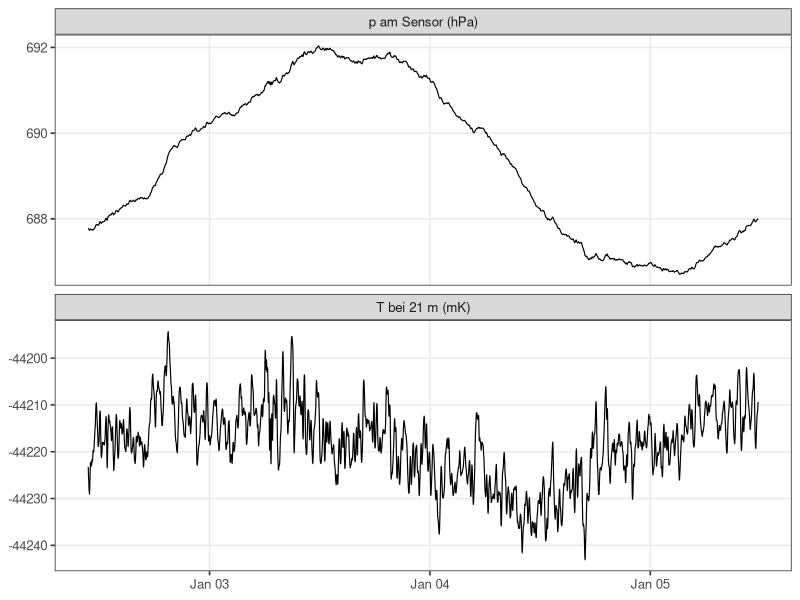
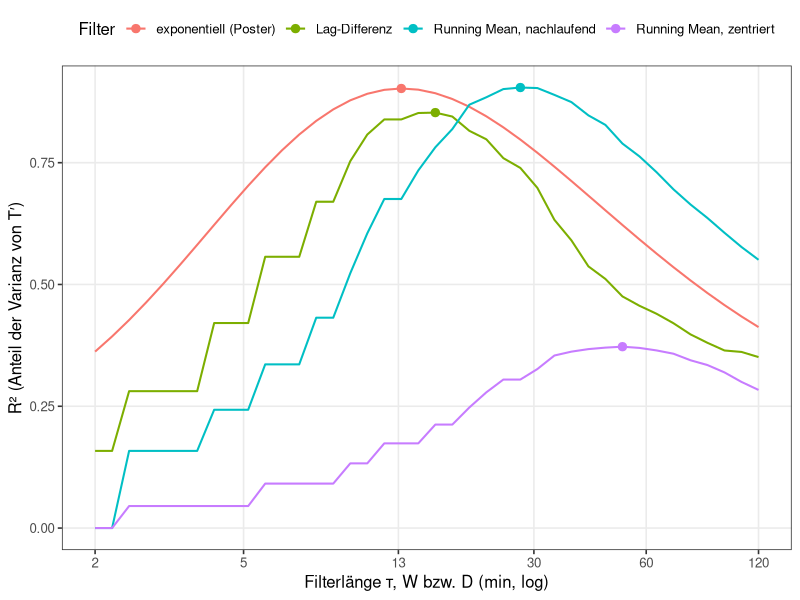
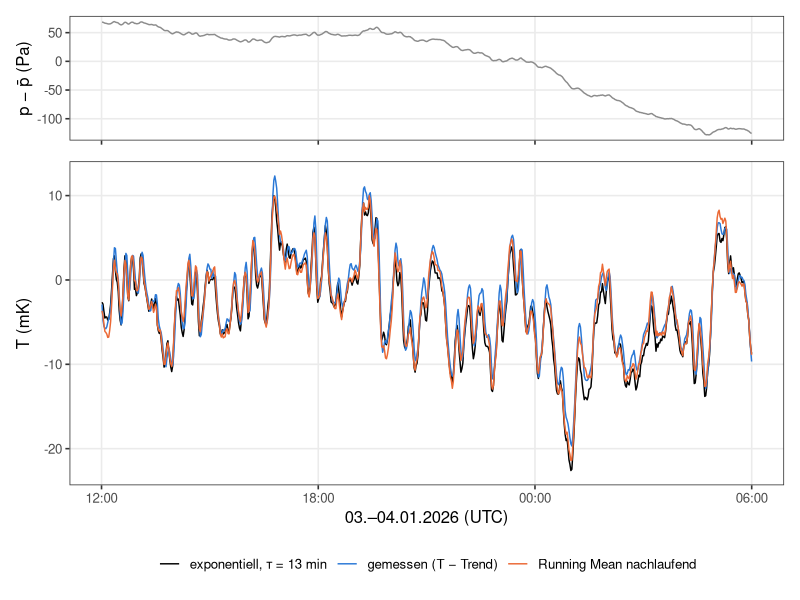
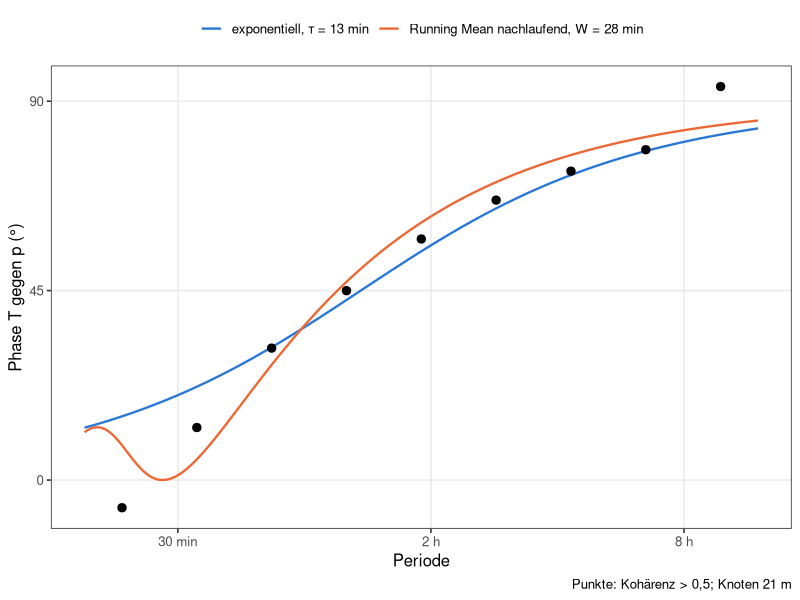

Write R code to recreate these figures, in order.
## ---- chunk 1
suppressMessages({library(dplyr); library(tidyr); library(ggplot2); library(patchwork)})
BLUE <- "#2a78d6"; ORANGE <- "#eb6834"; GREY <- "grey55"
th <- theme_bw(base_size = 12) + theme(panel.grid.minor = element_blank(), legend.position = "top")
## ---- chunk 2
d <- read.csv("data/b46_fast/CalibratedData_B46_2chains_260105.csv")
d$t <- as.POSIXct(d$DateTime, tz = "UTC")
ts <- as.numeric(d$t - d$t[1], units = "secs")          # Sekunden seit Beginn
Tm <- d$N04_NTC1 * 1000                                 # mK
p  <- d$N04_Pressure / 1000                             # hPa
cat(sprintf("%d Werte, %s bis %s, Abtastung median %.0f s, Lücken > 3 min: %d\n",
            nrow(d), format(min(d$t)), format(max(d$t)), median(diff(ts)), sum(diff(ts) > 180)))
cat(sprintf("Druck: Mittel %.1f hPa, Spanne %.2f hPa.  Temperatur: Spanne %.0f mK\n",
            mean(p), diff(range(p)), diff(range(Tm))))
## ---- chunk 3
raw <- data.frame(t = d$t, p = p, T = Tm) |> pivot_longer(-t)
ggplot(raw, aes(t, value)) + geom_line(linewidth = 0.4) +
  facet_wrap(~name, ncol = 1, scales = "free_y", labeller = as_labeller(c(p = "p am Sensor (hPa)", T = "T bei 21 m (mK)"))) +
  labs(x = NULL, y = NULL) + th
## ---- chunk 4
tr <- poly(ts, 3)
f0 <- lm(Tm ~ tr)
Tp <- resid(f0)                       # T′: Temperatur ohne Trend
cat(sprintf("sd(T′) = %.2f mK\n", sd(Tp)))
## ---- chunk 5
dpdt <- c(NA, diff(p) / diff(ts)) * 3600          # hPa/h
fA <- lm(Tm ~ tr + p); fB <- lm(Tm ~ tr + dpdt)
r2 <- function(f) { # R² bezogen auf T′, d.h. Anteil der Varianz ohne Trend
  r <- resid(f); 1 - var(r) / var(Tp[as.integer(names(r))]) }
cat(sprintf("A  T′ ~ p:      R² = %.3f\nB  T′ ~ dp/dt:  R² = %.3f\n", r2(fA), r2(fB)))
## ---- chunk 6
# (1) exponentiell, kausal (Poster): lp_i = lp_{i-1} + (1 - exp(-dt/tau)) (p_i - lp_{i-1})
hp_exp <- function(x, tau) { y <- numeric(length(x)); lp <- x[1]
  for (i in seq_along(x)) { if (i > 1) lp <- lp + (1 - exp(-(ts[i] - ts[i-1]) / tau)) * (x[i] - lp); y[i] <- x[i] - lp }; y }
# (2) Running Mean über W Sekunden, nachlaufend (kausal): Mittel der letzten W Sekunden
hp_rm_trail <- function(x, W) { k <- max(1, round(W / 95)); x - stats::filter(x, rep(1/k, k), sides = 1) |> as.numeric() }
# (3) Running Mean über W Sekunden, zentriert
hp_rm_cent  <- function(x, W) { k <- max(1, round(W / 95)); k <- k + (k %% 2 == 0); x - stats::filter(x, rep(1/k, k), sides = 2) |> as.numeric() }
# (4) Lag-Differenz: p(t) - p(t - D)
hp_lag <- function(x, D) { k <- max(1, round(D / 95)); c(rep(NA, k), x[-(seq_len(k) + length(x) - k)][seq_len(length(x) - k)]) |> (\(xl) x - xl)() }
fit <- function(h) { ok <- is.finite(h); f <- lm(Tm[ok] ~ tr[ok, ] + h[ok]); c(G = unname(coef(f)[5]), R2 = 1 - var(resid(f)) / var(Tp[ok]), res = sd(resid(f))) }
## ---- chunk 7
grid <- exp(seq(log(120), log(7200), length.out = 40))
scan <- bind_rows(
  lapply(grid, function(s) c(Filter = "exponentiell (Poster)", par = s, fit(hp_exp(p, s)))) |> bind_rows(),
  lapply(grid, function(s) c(Filter = "Running Mean, nachlaufend", par = s, fit(hp_rm_trail(p, s)))) |> bind_rows(),
  lapply(grid, function(s) c(Filter = "Running Mean, zentriert", par = s, fit(hp_rm_cent(p, s)))) |> bind_rows(),
  lapply(grid, function(s) c(Filter = "Lag-Differenz", par = s, fit(hp_lag(p, s)))) |> bind_rows()) |>
  mutate(across(c(par, G, R2, res), as.numeric))
best <- scan |> group_by(Filter) |> slice_max(R2, n = 1) |> ungroup()
ggplot(scan, aes(par / 60, R2, colour = Filter)) + geom_line(linewidth = 0.7) +
  geom_point(data = best, size = 2.5) +
  scale_x_log10(breaks = c(2, 5, 13, 30, 60, 120), labels = c("2", "5", "13", "30", "60", "120")) +
  labs(x = "Filterlänge τ, W bzw. D (min, log)", y = "R² (Anteil der Varianz von T′)") + th
knitr::kable(best |> transmute(Filter, `Länge (min)` = round(par / 60, 1), `G (mK/hPa)` = round(G, 0),
                               `R²` = round(R2, 3), `Residuum (mK)` = round(res, 2)),
             caption = "Bestes R² je Filtertyp.")
## ---- chunk 8
TAU <- 780; h <- hp_exp(p, TAU); fP <- lm(Tm ~ tr + h); G <- coef(fP)["h"]
cat(sprintf("τ = %d s: G = %.1f ± %.1f mK/hPa, R² = %.3f, Residuum %.2f mK, sd(h) = %.3f hPa\n",
            TAU, G, summary(fP)$coef["h", 2], 1 - var(resid(fP)) / var(Tp), sd(resid(fP)), sd(h)))
win <- d$t >= as.POSIXct("2026-01-03 12:00", tz = "UTC") & d$t < as.POSIXct("2026-01-04 06:00", tz = "UTC")
Wb <- best$par[best$Filter == "Running Mean, nachlaufend"]; hr <- hp_rm_trail(p, Wb); Gr <- fit(hr)["G"]
za <- data.frame(t = d$t, `gemessen (T − Trend)` = Tm - (fitted(fP) - G * h), `exponentiell, τ = 13 min` = G * h,
                 `Running Mean nachlaufend` = Gr * hr, check.names = FALSE)[win, ] |> pivot_longer(-t)
pa <- data.frame(t = d$t, p = (p - mean(p[win])) * 100)[win, ]
g1 <- ggplot(pa, aes(t, p)) + geom_line(colour = GREY) + labs(x = NULL, y = "p − p̄ (Pa)") + th + theme(axis.text.x = element_blank())
g2 <- ggplot(za, aes(t, value, colour = name)) + geom_line(linewidth = 0.5) +
  scale_colour_manual(values = c("black", BLUE, ORANGE), name = NULL) + scale_x_datetime(date_labels = "%H:%M") +
  labs(x = "03.–04.01.2026 (UTC)", y = "T (mK)") + th + theme(legend.position = "bottom")
g1 / g2 + plot_layout(heights = c(1, 2.6))
## ---- chunk 9
dtg <- 95; tg <- seq(0, max(ts), by = dtg); ip <- function(y) approx(ts, y, tg)$y
X <- cbind(ip(p), ip(Tm)); X <- apply(X, 2, function(x) resid(lm(x ~ poly(tg, 3))))
s <- spec.pgram(ts(X, deltat = dtg / 3600), taper = 0.1, plot = FALSE)
edges <- exp(seq(log(0.3), log(12), length.out = 10))
sp <- bind_rows(lapply(seq_len(length(edges) - 1), function(k) {
  j <- which(1 / s$freq > edges[k] & 1 / s$freq <= edges[k + 1]); if (length(j) < 2) return(NULL)
  Sxy <- sum(sqrt(s$coh[j] * s$spec[j, 1] * s$spec[j, 2]) * exp(1i * s$phase[j]))
  data.frame(per = sqrt(edges[k] * edges[k + 1]), coh = Mod(Sxy)^2 / (sum(s$spec[j, 1]) * sum(s$spec[j, 2])),
             phase = Arg(Conj(Sxy)) * 180 / pi) })) |> filter(coh > 0.5)
per <- exp(seq(log(0.3), log(12), length.out = 200)); om <- 2 * pi / (per * 3600)
pm <- bind_rows(
  data.frame(per, Filter = "exponentiell, τ = 13 min", phase = atan(1 / (om * TAU)) * 180 / pi),
  data.frame(per, Filter = sprintf("Running Mean nachlaufend, W = %.0f min", Wb / 60),
             phase = { H <- 1 - exp(-1i * om * Wb / 2) * sin(om * Wb / 2) / (om * Wb / 2); Arg(H) * 180 / pi }))
ggplot(sp, aes(per, phase)) + geom_line(data = pm, aes(colour = Filter), linewidth = 0.8) +
  geom_point(size = 2.5) + scale_colour_manual(values = c(BLUE, ORANGE), name = NULL) +
  scale_x_log10(breaks = c(0.5, 2, 8), labels = c("30 min", "2 h", "8 h")) +
  scale_y_continuous(breaks = c(0, 45, 90)) +
  labs(x = "Periode", y = "Phase T gegen p (°)", caption = "Punkte: Kohärenz > 0,5; Knoten 21 m") + th
